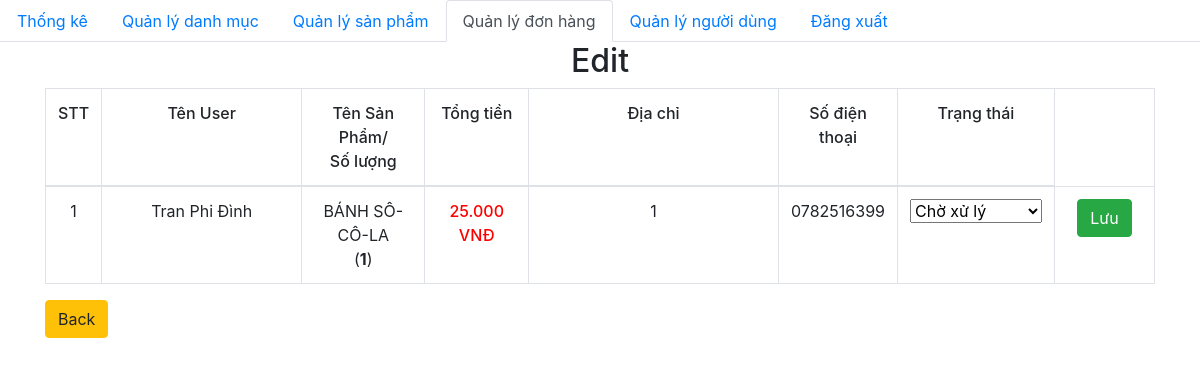
The app's page /admin/edit.php?order_id=150 with its own data.
### tables this page shows
CREATE TABLE `order_details` (
  `id` int(11) NOT NULL,
  `order_id` int(11) NOT NULL,
  `product_id` int(11) NOT NULL,
  `id_user` int(11) NOT NULL,
  `num` int(11) NOT NULL,
  `price` float NOT NULL,
  `status` varchar(255) NOT NULL,
  `size` varchar(50) NOT NULL
);

CREATE TABLE `orders` (
  `id` int(11) NOT NULL,
  `fullname` varchar(100) NOT NULL,
  `phone_number` varchar(20) NOT NULL,
  `email` varchar(150) NOT NULL,
  `address` varchar(200) NOT NULL,
  `note` varchar(255) DEFAULT NULL,
  `order_date` datetime DEFAULT current_timestamp(),
  `id_user` int(11) DEFAULT NULL,
  `payment_method` varchar(50) NOT NULL,
  `payment_status` varchar(50) DEFAULT 'pending'
);

CREATE TABLE `product` (
  `id` int(11) NOT NULL,
  `title` varchar(200) NOT NULL,
  `number` float NOT NULL,
  `thumbnail` varchar(500) NOT NULL,
  `content` longtext NOT NULL,
  `id_category` int(11) NOT NULL,
  `created_at` datetime DEFAULT NULL,
  `updated_at` datetime DEFAULT NULL
);

### database/dbhelper.php (called while the page is built, shortened)
<?php
function getDbConnection() {
    $con = mysqli_connect(HOST, USERNAME, PASSWORD, DATABASE);
    return $con;
}
function executeResult($sql, $params = []) {
    $con = getDbConnection();
    $data = [];
    if (!empty($params)) {
        $stmt = mysqli_prepare($con, $sql);
        if (!$stmt) {
            handleSqlError($con, $sql, 'executeResult - prepare');
            mysqli_close($con);
            return $data;
        }
        $types = str_repeat('s', count($params));
        mysqli_stmt_bind_param($stmt, $types, ...$params);
        if (!mysqli_stmt_execute($stmt)) {
            handleSqlError($con, $sql, 'executeResult - execute');
            mysqli_stmt_close($stmt);
            mysqli_close($con);
            return $data;
        }
        if (function_exists('mysqli_stmt_get_result')) {
            $result = mysqli_stmt_get_result($stmt);
            if (!$result) {
                handleSqlError($con, $sql, 'executeResult - get_result');
                mysqli_stmt_close($stmt);
                mysqli_close($con);
                return $data;
            }
            while ($row = mysqli_fetch_assoc($result)) {
                $data[] = $row;
                if (count($data) >= 1000) {
                    break;
                }
            }
            mysqli_free_result($result);
        } else {
            if (!mysqli_stmt_store_result($stmt)) {
                handleSqlError($con, $sql, 'executeResult - store_result');
                mysqli_stmt_close($stmt);
                mysqli_close($con);
                return $data;
            }
            $meta = mysqli_stmt_result_metadata($stmt);
            if (!$meta) {
                mysqli_stmt_close($stmt);
                mysqli_close($con);
                return $data;
            }
            $fields = [];
            $row = [];
            while ($field = mysqli_fetch_field($meta)) {
                $fields[] = &$row[$field->name];
            }
            mysqli_free_result($meta);
            if (!empty($fields)) {
                call_user_func_array(array($stmt, 'bind_result'), $fields);
            }
            while (mysqli_stmt_fetch($stmt)) {
                $result_row = [];
                foreach ($row as $key => $value) {
                    $result_row[$key] = $value;
                }
                $data[] = $result_row;
                if (count($data) >= 1000) {
                    break;
                }
            }
        }
        mysqli_stmt_close($stmt);
    } else {
        $result = mysqli_query($con, $sql);
        while ($row = mysqli_fetch_array($result, MYSQLI_ASSOC)) {
            $data[] = $row;
        }
    }
    return $data;
}

### admin/edit.php (the view, shortened to what this page needs)
<?php
require_once('../database/dbhelper.php');
?>
<!DOCTYPE html>
<html>
<head>
    <link rel="stylesheet" href="https://maxcdn.bootstrapcdn.com/bootstrap/4.4.1/css/bootstrap.min.css">
    <link href="https://cdn.jsdelivr.net/npm/summernote@0.8.18/dist/summernote.min.css" rel="stylesheet">
</head>
<body>
    <ul class="nav nav-tabs">
        <li class="nav-item">
            <a class="nav-link" href="index.php">Thống kê</a>
        </li>
        <li class="nav-item">
            <a class="nav-link" href="category/">Quản lý danh mục</a>
        </li>
        <li class="nav-item">
            <a class="nav-link" href="product/">Quản lý sản phẩm</a>
        </li>
        <li class="nav-item ">
            <a class="nav-link active" href="dashboard.php">Quản lý đơn hàng</a>
        </li>
        <li class="nav-item ">
            <a class="nav-link " href="user/">Quản lý người dùng</a>
        </li>
        <li class="nav-item ">
            <a class="nav-link " href="logout.php">Đăng xuất</a>
        </li>
    </ul>
    <div class="container">
        <div class="panel panel-primary">
            <div class="panel-heading">
                <h2 class="text-center">Edit</h2>
            </div>
            <div class="panel-body">
                <form action="" method="POST">
                    <table class="table table-bordered table-hover">
                        <thead>
                            <tr style="font-weight: 500;text-align: center;">
                                <td width="50px">STT</td>
                                <td width="200px">Tên User</td>
                                <td>Tên Sản Phẩm/<br>Số lượng</td>
                                <td>Tổng tiền</td>
                                <td width="250px">Địa chỉ</td>
                                <td>Số điện thoại</td>
                                <td>Trạng thái</td>
                            </tr>
                        </thead>
                        <tbody>
                            <?php
                            if (isset($_GET['order_id'])) {
                                $order_id = $_GET['order_id'];
                            }
                            $count = 0;
                            $sql = "SELECT order_details.id as detail_id, orders.fullname, orders.address, orders.phone_number, product.title, order_details.num, order_details.price, order_details.status, order_details.order_id
        FROM orders
        JOIN order_details ON order_details.order_id = orders.id
        JOIN product ON product.id = order_details.product_id
        WHERE order_details.order_id = $order_id";
                            $order_details_List = executeResult($sql);
                            foreach ($order_details_List as $item) {
                                $currentStatus = $item['status'] ?? 'Chờ xử lý';
                                $detail_id = $item['detail_id'];
                                echo '
        <tr style="text-align: center;">
            <td width="50px">' . (++$count) . '</td>
            <td style="text-align:center">' . $item['fullname'] . '</td>
            <td>' . $item['title'] . '<br>(<strong>' . $item['num'] . '</strong>)</td>
            <td class="b-500 red">' . number_format($item['price'], 0, ',', '.') . '<span> VNĐ</span></td>
            <td width="100px">' . $item['address'] . '</td>
            <td width="100px">' . $item['phone_number'] . '</td>
            <td>
                <select name="status" id="status_' . $detail_id . '">
                    <option value="Chờ xử lý"' . ($currentStatus == 'Chờ xử lý' ? ' selected' : '') . '>Chờ xử lý</option>
                    <option value="Đã xác nhận"' . ($currentStatus == 'Đã xác nhận' ? ' selected' : '') . '>Đã xác nhận</option>
                    <option value="Đang chuẩn bị"' . ($currentStatus == 'Đang chuẩn bị' ? ' selected' : '') . '>Đang chuẩn bị</option>
                    <option value="Đang giao"' . ($currentStatus == 'Đang giao' ? ' selected' : '') . '>Đang giao</option>
                    <option value="Đã hoàn thành"' . ($currentStatus == 'Đã hoàn thành' ? ' selected' : '') . '>Đã hoàn thành</option>
                    <option value="Đã hủy"' . ($currentStatus == 'Đã hủy' ? ' selected' : '') . '>Đã hủy</option>
                </select>
            </td>
            <td width="100px">
                <button type="button" class="btn btn-success" onclick="updateStatus(' . $detail_id . ')">Lưu</button>
            </td>
        </tr>
    ';
                            }
                            ?>
                        </tbody>
                    </table> <a href="dashboard.php" class="btn btn-warning">Back</a>
                </form>
                <?php
                require_once('../database/dbhelper.php');
                ?>
            </div>
        </div>
    </div>
</body>
</html>

### admin/edit.php (style rules this page uses)
.b-500 { font-weight: 500; }
.red { color: red; }

### records on screen
order_details: order.fullname "Tran Phi Đình", product.title "BÁNH SÔ-CÔ-LA", num "1", price "25.000", order.address "1", order.phone_number "0782516399", status "Chờ xử lý"
